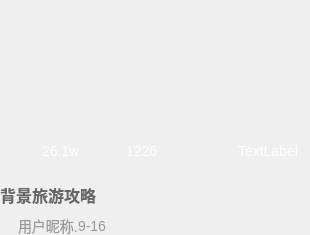
<?xml version="1.0" encoding="UTF-8"?>
<ui version="4.0">
 <class>VedioBox</class>
 <widget class="QWidget" name="VedioBox">
  <property name="geometry">
   <rect>
    <x>0</x>
    <y>0</y>
    <width>310</width>
    <height>235</height>
   </rect>
  </property>
  <property name="windowTitle">
   <string>Form</string>
  </property>
  <property name="styleSheet">
   <string notr="true">#vedioBox{
	background-color: #303030;
}</string>
  </property>
  <layout class="QVBoxLayout" name="verticalLayout">
   <property name="spacing">
    <number>0</number>
   </property>
   <property name="leftMargin">
    <number>0</number>
   </property>
   <property name="topMargin">
    <number>0</number>
   </property>
   <property name="rightMargin">
    <number>0</number>
   </property>
   <property name="bottomMargin">
    <number>0</number>
   </property>
   <item>
    <widget class="QWidget" name="imageBox" native="true">
     <property name="minimumSize">
      <size>
       <width>310</width>
       <height>174</height>
      </size>
     </property>
     <property name="styleSheet">
      <string notr="true">#imageBox{
	
border-image: url(&quot;:/image/vedioFirstPage.png&quot;);
}</string>
     </property>
     <layout class="QVBoxLayout" name="verticalLayout_2">
      <property name="spacing">
       <number>0</number>
      </property>
      <property name="leftMargin">
       <number>0</number>
      </property>
      <property name="topMargin">
       <number>12</number>
      </property>
      <property name="rightMargin">
       <number>0</number>
      </property>
      <property name="bottomMargin">
       <number>0</number>
      </property>
      <item>
       <spacer name="verticalSpacer">
        <property name="orientation">
         <enum>Qt::Orientation::Vertical</enum>
        </property>
        <property name="sizeHint" stdset="0">
         <size>
          <width>20</width>
          <height>267</height>
         </size>
        </property>
       </spacer>
      </item>
      <item>
       <widget class="QWidget" name="videoInfoBox" native="true">
        <property name="minimumSize">
         <size>
          <width>0</width>
          <height>46</height>
         </size>
        </property>
        <property name="maximumSize">
         <size>
          <width>16777215</width>
          <height>46</height>
         </size>
        </property>
        <property name="styleSheet">
         <string notr="true">QLabel{
	color: #FFFFFF;
	border: none;
	font-size: 14px;
	font-family: '微软雅黑';
}</string>
        </property>
        <layout class="QHBoxLayout" name="horizontalLayout">
         <property name="spacing">
          <number>0</number>
         </property>
         <property name="leftMargin">
          <number>0</number>
         </property>
         <property name="topMargin">
          <number>0</number>
         </property>
         <property name="rightMargin">
          <number>0</number>
         </property>
         <property name="bottomMargin">
          <number>0</number>
         </property>
         <item>
          <widget class="QWidget" name="playBox" native="true">
           <property name="minimumSize">
            <size>
             <width>100</width>
             <height>0</height>
            </size>
           </property>
           <property name="maximumSize">
            <size>
             <width>100</width>
             <height>16777215</height>
            </size>
           </property>
           <property name="styleSheet">
            <string notr="true"/>
           </property>
           <layout class="QHBoxLayout" name="horizontalLayout_2">
            <property name="spacing">
             <number>6</number>
            </property>
            <property name="leftMargin">
             <number>16</number>
            </property>
            <property name="topMargin">
             <number>0</number>
            </property>
            <property name="rightMargin">
             <number>0</number>
            </property>
            <property name="bottomMargin">
             <number>0</number>
            </property>
            <item>
             <widget class="QLabel" name="playLabel">
              <property name="minimumSize">
               <size>
                <width>20</width>
                <height>20</height>
               </size>
              </property>
              <property name="maximumSize">
               <size>
                <width>20</width>
                <height>20</height>
               </size>
              </property>
              <property name="styleSheet">
               <string notr="true">#playLabel{
	border-image: url(&quot;:/image/run.png&quot;);
}</string>
              </property>
              <property name="text">
               <string/>
              </property>
             </widget>
            </item>
            <item>
             <widget class="QLabel" name="playNum">
              <property name="minimumSize">
               <size>
                <width>0</width>
                <height>0</height>
               </size>
              </property>
              <property name="maximumSize">
               <size>
                <width>16777215</width>
                <height>16777215</height>
               </size>
              </property>
              <property name="text">
               <string>26.1w</string>
              </property>
             </widget>
            </item>
           </layout>
          </widget>
         </item>
         <item>
          <widget class="QWidget" name="likeBox" native="true">
           <property name="minimumSize">
            <size>
             <width>100</width>
             <height>0</height>
            </size>
           </property>
           <property name="maximumSize">
            <size>
             <width>100</width>
             <height>16777215</height>
            </size>
           </property>
           <property name="styleSheet">
            <string notr="true"/>
           </property>
           <layout class="QHBoxLayout" name="horizontalLayout_3">
            <property name="spacing">
             <number>6</number>
            </property>
            <property name="leftMargin">
             <number>0</number>
            </property>
            <property name="topMargin">
             <number>0</number>
            </property>
            <property name="rightMargin">
             <number>0</number>
            </property>
            <property name="bottomMargin">
             <number>0</number>
            </property>
            <item>
             <widget class="QLabel" name="likeImage">
              <property name="minimumSize">
               <size>
                <width>20</width>
                <height>20</height>
               </size>
              </property>
              <property name="maximumSize">
               <size>
                <width>20</width>
                <height>20</height>
               </size>
              </property>
              <property name="styleSheet">
               <string notr="true">#likeImage{
	border-image: url(&quot;:/image/likeImage.png&quot;);

}</string>
              </property>
              <property name="text">
               <string/>
              </property>
             </widget>
            </item>
            <item>
             <widget class="QLabel" name="likeNum">
              <property name="text">
               <string>1226</string>
              </property>
             </widget>
            </item>
           </layout>
          </widget>
         </item>
         <item>
          <widget class="QWidget" name="timeBox" native="true">
           <property name="styleSheet">
            <string notr="true"/>
           </property>
           <layout class="QHBoxLayout" name="horizontalLayout_4">
            <property name="spacing">
             <number>0</number>
            </property>
            <property name="leftMargin">
             <number>0</number>
            </property>
            <property name="topMargin">
             <number>0</number>
            </property>
            <property name="rightMargin">
             <number>12</number>
            </property>
            <property name="bottomMargin">
             <number>0</number>
            </property>
            <item>
             <spacer name="horizontalSpacer">
              <property name="orientation">
               <enum>Qt::Orientation::Horizontal</enum>
              </property>
              <property name="sizeHint" stdset="0">
               <size>
                <width>42</width>
                <height>20</height>
               </size>
              </property>
             </spacer>
            </item>
            <item>
             <widget class="QLabel" name="vedioDuration">
              <property name="text">
               <string>TextLabel</string>
              </property>
             </widget>
            </item>
           </layout>
          </widget>
         </item>
        </layout>
       </widget>
      </item>
     </layout>
    </widget>
   </item>
   <item>
    <widget class="QWidget" name="vedioTitleBox" native="true">
     <property name="minimumSize">
      <size>
       <width>0</width>
       <height>42</height>
      </size>
     </property>
     <property name="maximumSize">
      <size>
       <width>16777215</width>
       <height>42</height>
      </size>
     </property>
     <property name="styleSheet">
      <string notr="true"/>
     </property>
     <layout class="QHBoxLayout" name="horizontalLayout_5">
      <property name="spacing">
       <number>0</number>
      </property>
      <property name="leftMargin">
       <number>0</number>
      </property>
      <property name="topMargin">
       <number>0</number>
      </property>
      <property name="rightMargin">
       <number>6</number>
      </property>
      <property name="bottomMargin">
       <number>0</number>
      </property>
      <item>
       <widget class="QLabel" name="vedioTitle">
        <property name="styleSheet">
         <string notr="true">#vedioTitle{

	color: #666666;
	font-weight: bold;
	font-size: 16px;
	font-family: '微软雅黑';
}</string>
        </property>
        <property name="text">
         <string>背景旅游攻略</string>
        </property>
        <property name="wordWrap">
         <bool>true</bool>
        </property>
       </widget>
      </item>
     </layout>
    </widget>
   </item>
   <item>
    <widget class="QWidget" name="userBox" native="true">
     <property name="minimumSize">
      <size>
       <width>0</width>
       <height>19</height>
      </size>
     </property>
     <property name="maximumSize">
      <size>
       <width>16777215</width>
       <height>19</height>
      </size>
     </property>
     <property name="styleSheet">
      <string notr="true">QLabel{
	color: #999999;
	font-size: 14px;
	font-family: '微软雅黑';
}</string>
     </property>
     <layout class="QHBoxLayout" name="horizontalLayout_6">
      <property name="spacing">
       <number>0</number>
      </property>
      <property name="leftMargin">
       <number>0</number>
      </property>
      <property name="topMargin">
       <number>0</number>
      </property>
      <property name="rightMargin">
       <number>5</number>
      </property>
      <property name="bottomMargin">
       <number>0</number>
      </property>
      <item>
       <widget class="QLabel" name="userIcon">
        <property name="minimumSize">
         <size>
          <width>18</width>
          <height>18</height>
         </size>
        </property>
        <property name="maximumSize">
         <size>
          <width>18</width>
          <height>18</height>
         </size>
        </property>
        <property name="styleSheet">
         <string notr="true">#userIcon{
	border-image: url(&quot;:/image/txMan.png&quot;);
}</string>
        </property>
        <property name="text">
         <string/>
        </property>
       </widget>
      </item>
      <item>
       <widget class="QLabel" name="userName">
        <property name="text">
         <string>用户昵称.</string>
        </property>
       </widget>
      </item>
      <item>
       <widget class="QLabel" name="loadupTine">
        <property name="text">
         <string>9-16</string>
        </property>
       </widget>
      </item>
      <item>
       <spacer name="horizontalSpacer_2">
        <property name="orientation">
         <enum>Qt::Orientation::Horizontal</enum>
        </property>
        <property name="sizeHint" stdset="0">
         <size>
          <width>188</width>
          <height>16</height>
         </size>
        </property>
       </spacer>
      </item>
      <item>
       <widget class="QPushButton" name="delVedioBtn">
        <property name="minimumSize">
         <size>
          <width>18</width>
          <height>18</height>
         </size>
        </property>
        <property name="maximumSize">
         <size>
          <width>18</width>
          <height>18</height>
         </size>
        </property>
        <property name="styleSheet">
         <string notr="true">#delVedioBtn{
	border-image: url(&quot;:/image/del.png&quot;);
	border:none;
	background-color: transparent;
}</string>
        </property>
        <property name="text">
         <string/>
        </property>
       </widget>
      </item>
     </layout>
    </widget>
   </item>
  </layout>
 </widget>
 <resources/>
 <connections/>
</ui>
